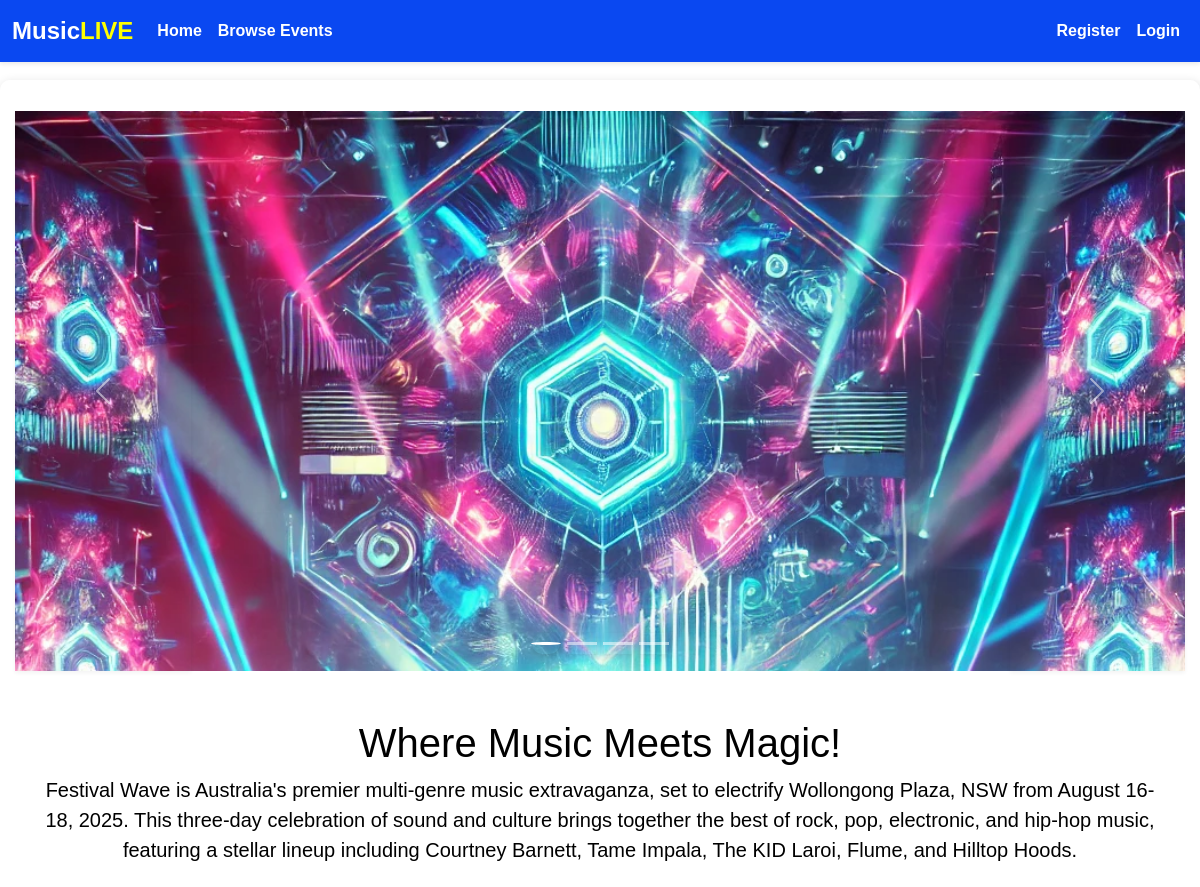
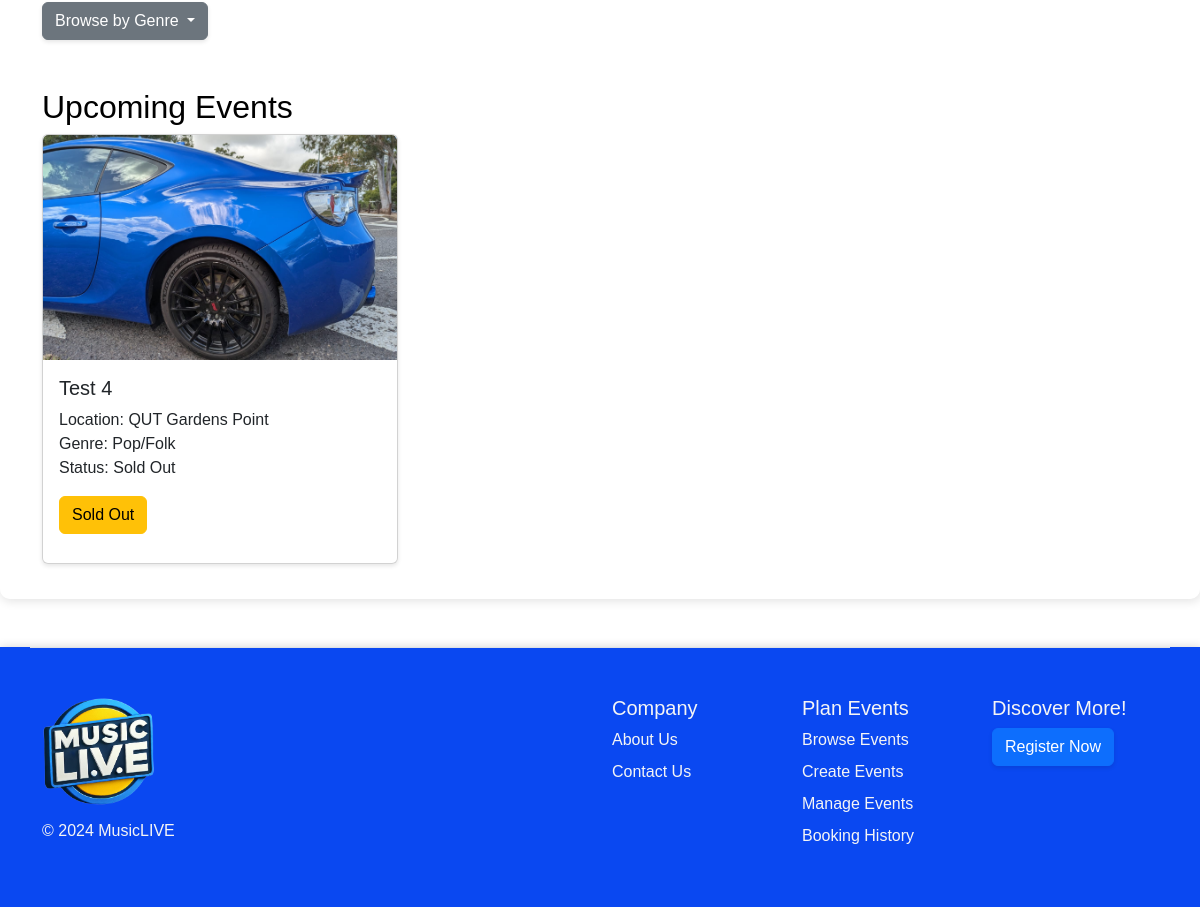
The app's page /?category=POP_FOLK with its own data (2 pictures, top to bottom).
### website/models.py (models this page shows, shortened)
class Event(db.Model):
    __tablename__ = 'events'
    class Genre(Enum):
        ROCK_ALT = "Rock/Alternative"
        POP_FOLK = "Pop/Folk"
        EDM = "Electronic/Dance"
        HIPHOP_RNB = "Hip-Hop/R&B"
        def __str__(self):
            return self.value
    class Status(Enum):
        OPEN = "Open"
        SOLDOUT = "Sold Out"
        CANCELLED = "Cancelled"
        INACTIVE = "Inactive"
        def __str__(self):
            return self.value
    id = db.Column(db.Integer, primary_key=True)
    name = db.Column(db.String(100), index=True, unique=True, nullable=False)
    datetime = db.Column(db.DateTime, nullable=False)
    venue = db.Column(db.String(100), nullable=False)
    genre = db.Column(db.Enum(Genre), nullable=False)
    ticket_price = db.Column(db.Integer, nullable=False)
    image = db.Column(db.String(400))
    status = db.Column(db.Enum(Status), nullable=False)
    creator_id = db.Column(db.Integer, db.ForeignKey("users.id"), nullable=False)
    comments = db.relationship('Comment', backref='event', lazy=True)  # "event" backref on Comment
    orders = db.relationship('Order', backref='event', lazy=True)  # "event" backref on Order

### website/views.py (the view)
@main_bp.route('/')
def index():
    category = request.args.get('category')
    if category:
        genre_enum = Event.Genre[category]
        events = Event.query.filter_by(genre=genre_enum).all()
    else:
        events = Event.query.limit(9).all() # retrieve up to nine events
    for event in events:
        print(f"Event Name: {event.name}, Status: {event.status}")
    return render_template("index.html", events=events, Event=Event)

### website/templates/index.html (shortened to what this page needs)
{% extends "base.html" %}
{% block content %}
<main>
    <div class="content-wrapper mb-5">
        <div id="home" class="carousel slide mt-3" data-bs-ride="carousel">
            <div class="carousel-indicators">
                <button type="button" data-bs-target="#eventCarousel" data-bs-slide-to="0" class="active"
                    aria-current="true" aria-label="Slide 1"></button>
                <button type="button" data-bs-target="#eventCarousel" data-bs-slide-to="1"
                    aria-label="Slide 2"></button>
                <button type="button" data-bs-target="#eventCarousel" data-bs-slide-to="2"
                    aria-label="Slide 3"></button>
                <button type="button" data-bs-target="#eventCarousel" data-bs-slide-to="3"
                    aria-label="Slide 4"></button>
            </div>
            <div class="carousel-inner">
                <div class="carousel-item active">
                    <img src="{{ url_for('static', filename='img/dance.jpg') }}" class="d-block w-100" alt="dance">
                </div>
            </div>
            <button class="carousel-control-prev" type="button" data-bs-target="#eventCarousel" data-bs-slide="prev">
                <span class="carousel-control-prev-icon" aria-hidden="true"></span>
            </button>
            <button class="carousel-control-next" type="button" data-bs-target="#eventCarousel" data-bs-slide="next">
                <span class="carousel-control-next-icon" aria-hidden="true"></span>
            </button>
        </div>
        <div class="container text-center mt-5">
            <h1 id="browse-events">Where Music Meets Magic!</h1>
            <p class="lead">Festival Wave is Australia's premier multi-genre music extravaganza, set to electrify
                Wollongong Plaza, NSW from August 16-18, 2025. This three-day celebration of sound and culture
                brings together the best of rock, pop, electronic, and hip-hop music, featuring a stellar lineup
                including Courtney Barnett, Tame Impala, The KID Laroi, Flume, and Hilltop Hoods.</p>
        </div>
        <div class="container mt-4">
            <div class="dropdown mt-3">
                <button class="btn btn-secondary dropdown-toggle" type="button" id="dropdownMenuButton"
                    data-bs-toggle="dropdown" aria-expanded="false">
                    Browse by Genre
                </button>
            </div>
        </div>
        <div class="container mt-5">
            <h2>Upcoming Events</h2>
            <div class="row">
                {% for event in events %}
                <div class="col-md-4">
                    <div class="card card-event">
                        <img src="{{ url_for('static', filename='event_images/' + event.image) }}"
                            class="card-img-top fixed-height" alt="{{ event.name }}">
                        <div class="card-body">
                            <h5 class="card-title">{{ event.name }}</h5>
                            <p class="card-text">Location: {{ event.venue }}<br>Genre: {{ event.genre }}<br>Status: {{ event.status }}</p>
                            {% if event.status == Event.Status.OPEN %}
                            <a href="{{ url_for('main.index', event_id=event.id) }}" class="btn btn-primary">View
                                Details</a>
                            {% elif event.status == Event.Status.SOLDOUT %}
                            <a href="{{ url_for('main.index', event_id=event.id) }}" class="btn btn-warning">Sold
                                Out</a>
                            {% elif event.status == Event.Status.CANCELLED %}
                            <a href="{{ url_for('main.index', event_id=event.id) }}"
                                class="btn btn-danger">Cancelled</a>
                            {% elif event.status == Event.Status.INACTIVE %}
                            <a href="{{ url_for('main.index', event_id=event.id) }}"
                                class="btn btn-secondary">Inactive</a>
                            {% endif %}
                        </div>
                    </div>
                </div>
                {% endfor %}
            </div>
        </div>
</main>
{% endblock %}

### website/static/style.css (style rules this page uses)
* { font-family: Helvetica, Arial, sans-serif; }
main { background-attachment: fixed; background-size: 100% 100%; min-height: 100vh; color: black; margin-top: 5rem; }
.content-wrapper { max-width: 1200px; margin: 0 auto; padding: 15px; background-color: rgba(255, 255, 255, 0.5); border-radius: 10px; margin-top: 20px; box-shadow: 1px 2px 10px 1px rgba(0, 0, 0, 0.1); }
.active { background-color: #0D6EFD; border-radius: 15px; color: white !important; }
.carousel-item { height: 35rem; }
.card { background-color: rgba(255, 255, 255, 0.8); margin-bottom: 20px; box-shadow: 0 2px 4px rgba(0, 0, 0, 0.1); }
button { box-shadow: 0 2px 4px rgba(0, 0, 0, 0.1); }
.fixed-height { height: 225px; object-fit: cover; width: 100%; }
.card-event { height: 430px; overflow: hidden; }

### records on screen
Event: image (picture), name "Test 4", venue "QUT Gardens Point", genre "Pop/Folk", status "Sold Out"
